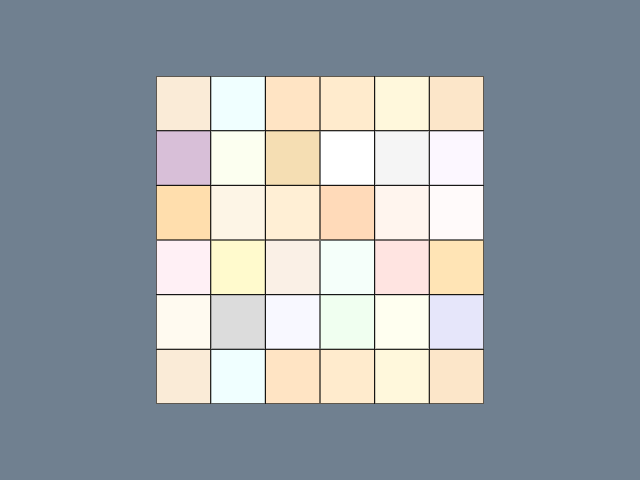

Write Python code to recreate this figure.
#!/usr/bin/env python

# Create custom vtkColorSeries from VTK named colors (White) and display them on a plane.


# Factory overrides: importing these modules registers the OpenGL rendering
# and interaction style implementations for vtkRenderingCore factory classes.
import vtkmodules.vtkInteractionStyle  # noqa: F401
import vtkmodules.vtkRenderingOpenGL2  # noqa: F401

# VTK pipeline classes used in this example
from vtkmodules.vtkCommonColor import (
    vtkColorSeries,
    vtkNamedColors,
)
from vtkmodules.vtkCommonCore import (
    vtkFloatArray,
    vtkLookupTable,
)
from vtkmodules.vtkFiltersSources import vtkPlaneSource
from vtkmodules.vtkRenderingCore import (
    vtkActor,
    vtkPolyDataMapper,
    vtkRenderWindow,
    vtkRenderWindowInteractor,
    vtkRenderer,
)

# Colors (normalized RGB)
slate_gray = (0.439, 0.502, 0.565)

# Color series definitions: scheme name and list of VTK named color strings
COLOR_SERIES = {
    "White": ("VTKWhiteColors", [
        "antique_white", "azure", "bisque", "blanched_almond", "cornsilk",
        "eggshell", "floral_white", "gainsboro", "ghost_white", "honeydew",
        "ivory", "lavender", "lavender_blush", "lemon_chiffon", "linen",
        "mint_cream", "misty_rose", "moccasin", "navajo_white", "old_lace",
        "papaya_whip", "peach_puff", "seashell", "snow", "thistle",
        "titanium_white", "wheat", "white", "white_smoke", "zinc_white",
    ]),
}

# Select the color series
series_name = "White"

nc = vtkNamedColors()
scheme_name, color_names = COLOR_SERIES[series_name]

# Build the vtkColorSeries from named colors
color_series = vtkColorSeries()
color_series.SetColorSchemeByName(scheme_name)
for name in color_names:
    color_series.AddColor(nc.GetColor3ub(name))

num_colors = color_series.GetNumberOfColors()
print(f"Number of colors: {num_colors}")

# Source: generate a 6x6 plane
x_res, y_res = 6, 6
plane = vtkPlaneSource()
plane.SetXResolution(x_res)
plane.SetYResolution(y_res)
table_size = x_res * y_res + 1

# Cell data: assign increasing scalar values
cell_data = vtkFloatArray()
for i in range(x_res * y_res):
    cell_data.InsertNextValue(i)
plane.Update()
plane.GetOutput().GetCellData().SetScalars(cell_data)

# Lookup table: populate from the color series
lut = vtkLookupTable()
lut.SetNumberOfTableValues(table_size)
lut.SetTableRange(0, table_size)
for i in range(table_size):
    color = color_series.GetColorRepeating(i)
    lut.SetTableValue(i, color.GetRed() / 255.0, color.GetGreen() / 255.0,
                      color.GetBlue() / 255.0, 1.0)

# Mapper: map cell scalars through the lookup table
mapper = vtkPolyDataMapper()
mapper.SetLookupTable(lut)
mapper.SetInputConnection(plane.GetOutputPort())
mapper.SetScalarModeToUseCellData()
mapper.SetScalarRange(0, table_size)

# Actor: assign the mapped geometry with visible edges
actor = vtkActor()
actor.SetMapper(mapper)
actor.GetProperty().EdgeVisibilityOn()

# Renderer: assemble the scene and configure the camera
renderer = vtkRenderer()
renderer.AddActor(actor)
renderer.SetBackground(slate_gray)

# Window: display the rendered scene
render_window = vtkRenderWindow()
render_window.AddRenderer(renderer)
render_window.SetWindowName("color series custom")
render_window.SetMultiSamples(0)
render_window.SetSize(640, 480)

# Interactor: handle mouse and keyboard events
render_window_interactor = vtkRenderWindowInteractor()
render_window_interactor.SetRenderWindow(render_window)

# Launch the interactive visualization
render_window_interactor.Initialize()
render_window_interactor.Start()
